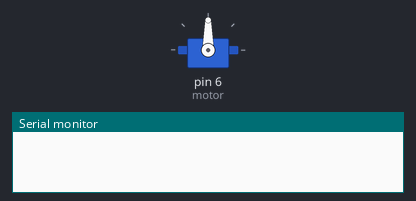
The sketch below on a simulated Arduino Uno, built with avr-gcc and run on an emulated ATmega328P. Shown: servo, the last lines printed to the serial monitor.

Above: at 0.1 s.
At 2.6 s:
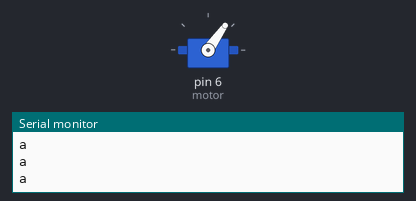
At 5.1 s:
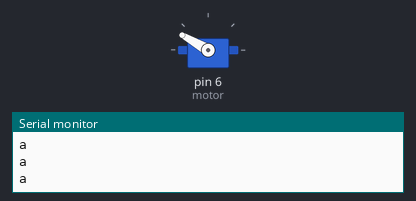
Timing chart, 0 to 6.6 s (numbered marks = the images above):
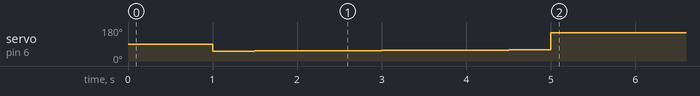

Measured:
- by itself, servo on pin 6 (motor): 90° → 52° at 1.0 s, → 53° 0.50 s later, → 54° 0.50 s later, → 55° 0.50 s later, … (9 changes in this stretch)

The sketch:

_gitignore.ino
```cpp
#include <Servo.h>

Servo motor;

void setup ()
{
  motor.attach(6);
  Serial.begin(9600);
  int i = 0;

  //Give some time before you start anything like switching on your ESC / Motor
  delay(1000);
  motor.write(52);
  Serial.println("a");
  delay(500);
  motor.write(53);
  Serial.println("a");
  delay(500);
  motor.write(54);
  Serial.println("a");
  delay(500);
  motor.write(55);
  Serial.println("a");
  delay(500);
  motor.write(56);
  Serial.println("a");
  delay(500);
  motor.write(57);
  Serial.println("a");
  delay(500);
  motor.write(58);
  Serial.println("a");
  delay(500);
  motor.write(59);
  Serial.println("a");
  delay(500);
  //13 oz dry weight
}

void loop()
{
  motor.write(150);
}
```
